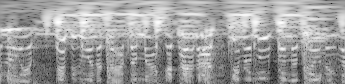
#> input picture 1-000.png, 345 x 84 px, found by its file name
$ python flann_matching.py
#> lines starting #> are read from the running program, lines starting #| are printed output that depends on the picture
import numpy as np
import cv2
from matplotlib import pyplot as plt
import argparse

img1 = cv2.imread('1-000.png',0)          # queryImage
#> img1 is the input picture: shape (84, 345); min 0, max 255, mean 157.5
img2 = cv2.imread('1-000.png',0) # trainImage

# Initiate detector
orb = cv2.ORB_create()
# find the keypoints and descriptors with SIFT
kp1, des1 = orb.detectAndCompute(img1,None)
#> kp1 = 199 keypoints; strongest (x, y, size): (279, 49, 31), (249, 47, 31), (168, 50, 31), (294, 52, 31)
kp2, des2 = orb.detectAndCompute(img2,None)
#> kp2 has the same summary as kp1

#FLANN parameters
FLANN_INDEX_LSH = 6
index_params = dict(algorithm=FLANN_INDEX_LSH, table_number = 6, key_size = 12, multi_probe_level = 1)
search_params = dict(checks=100)

flann = cv2.FlannBasedMatcher(index_params, search_params)

matches = flann.knnMatch(des1, des2, k=2)
#> matches = 199 matches

matchesMask = [[0,0] for i in range(len(matches))]
#> matchesMask = 199 pairs, first value 0 to 0, second value 0 to 0
good_matches = []
# [8 lines of commented-out code are left out]

for pair in matches:
    try:
        m, n = pair
        if m.distance < 0.7 * n.distance:
            good_matches.append(m)
    except ValueError:
        pass
#> after the loop, good_matches = 199 matches

print(len(good_matches))
#| 199

img_matches = np.empty((max(img1.shape[0], img2.shape[0]), img1.shape[1]+img2.shape[1], 3), dtype=np.uint8)
cv2.drawMatches(img1, kp1, img2, kp2, good_matches, img_matches, flags=cv2.DrawMatchesFlags_NOT_DRAW_SINGLE_POINTS)
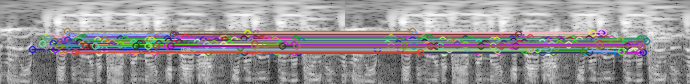
#> img_matches: shape (84, 690, 3); mean of channels 0, 1, 2 147.5, 148.9, 151.3; drawn as B, G, R
cv2.imshow('Good matches', img_matches)

# [18 lines of commented-out code are left out]
cv2.waitKey()

$ run again, with 1-001.png copied over 1-000.png
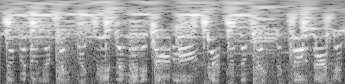
#> input picture 1-001.png, 345 x 84 px, found by its file name
#> img1 is the input picture: shape (84, 345); min 0, max 255, mean 160.8
#> kp1 = 196 keypoints; strongest (x, y, size): (179, 49, 31), (119, 48, 31), (242, 48, 31), (31, 49, 31)
#> kp2 has the same summary as kp1
#> matches = 196 matches
#> matchesMask = 196 pairs, first value 0 to 0, second value 0 to 0
#> after the loop `for pair in matches:`: good_matches = 196 matches
#| 196
#> `cv2.drawMatches(img1, kp1, img2, kp2, good_matches, img_matches, flags..`:
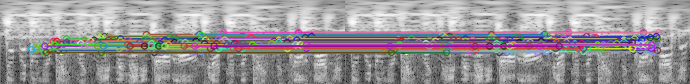
#> img_matches: shape (84, 690, 3); mean of channels 0, 1, 2 151.8, 149.5, 152; drawn as B, G, R
